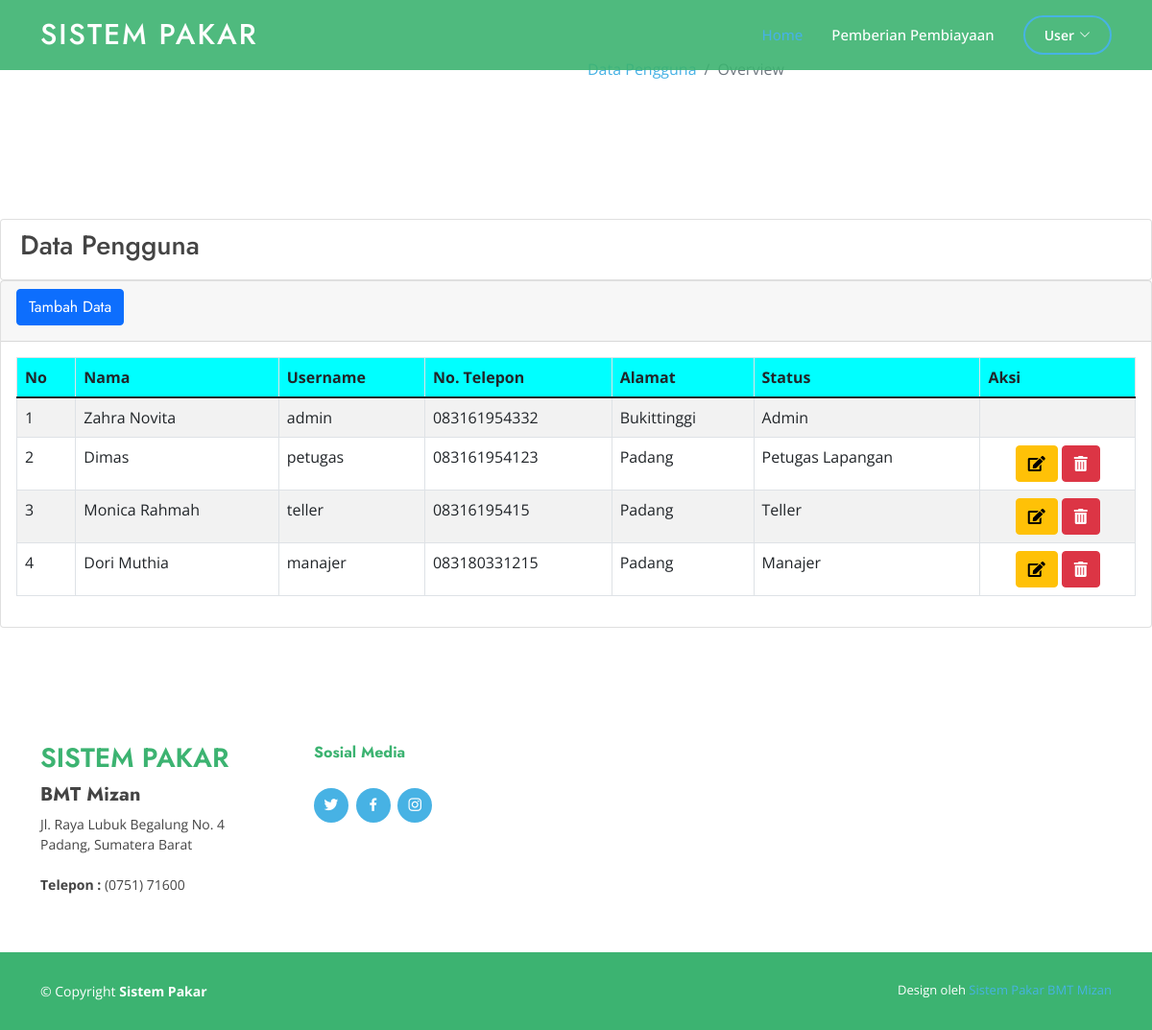
/index.php?page=pages/akun/viewakun (signed in), run on the app's committed database.
### tables this page shows
CREATE TABLE `tb_user` (
  `id_user` int(11) NOT NULL,
  `nik_username` varchar(20) NOT NULL,
  `password` varchar(255) NOT NULL,
  `status` varchar(20) NOT NULL
);

CREATE TABLE `tb_detail_user` (
  `id_detail_user` int(11) NOT NULL,
  `nik_username` varchar(20) NOT NULL,
  `nama_lengkap` varchar(100) NOT NULL,
  `alamat` text NOT NULL,
  `no_telepon` varchar(15) NOT NULL
);

### index.php (called while the page is built, shortened)
<?php include('halaman_awal/components/head.php'); ?>
<?php include('halaman_awal/components/header.php'); ?>
<?php include('content.php'); ?>
<?php include('halaman_awal/components/footer.php'); ?>
<?php include('halaman_awal/components/script.php'); ?>

### halaman_backend/pages/akun/viewakun.php (the view, shortened to what this page needs)
<?php
$user = mysqli_query($koneksi, "SELECT * FROM tb_user u LEFT JOIN tb_detail_user du ON u.nik_username=du.nik_username WHERE u.status != 'nasabah' ORDER BY id_user ASC");
?>
<div class="content-wrapper">
    <section class="content-header">
        <div class="container-fluid">
            <div class="row mb-2">
                <div class="col-sm-6">
                </div>
                <div class="col-sm-6">
                    <ol class="breadcrumb float-sm-right">
                        <li class="breadcrumb-item"><a href="?page=pages/akun/viewakun">Data Pengguna</a></li>
                        <li class="breadcrumb-item active">Overview</li>
                    </ol>
                </div>
            </div>
        </div>
    </section>
    <section class="content">
        <div class="row">
            <div class="col-12">
                <div class="card">
                    <h3 style="padding:10px;margin-left:10px">Data Pengguna</h3>
                </div>
                <div class="card">
                    <div class="card-header">
                        <h3 class="card-title"><a href="index.php?page=pages/akun/addakun" class="btn btn-primary">Tambah Data</a></h3>
                    </div>
                    <div class="card-body">
                        <table id="dataTable" class="table table-bordered table-striped table-hover">
                            <thead style="background-color: aqua;">
                                <tr>
                                    <th>No</th>
                                    <th>Nama</th>
                                    <th>Username</th>
                                    <th>No. Telepon</th>
                                    <th>Alamat</th>
                                    <th>Status</th>
                                    <th>Aksi</th>
                                </tr>
                            </thead>
                            <tbody>
                                <?php
                                $no = 1;
                                foreach ($user as $key => $value) : ?>
                                    <tr>
                                        <td><?= $no++ ?></td>
                                        <td><?= $value['nama_lengkap']; ?></td>
                                        <td><?= $value['nik_username']; ?></td>
                                        <td><?= $value['no_telepon']; ?></td>
                                        <td><?= $value['alamat']; ?></td>
                                        <td><?= $value['status']; ?></td>
                                        <td class="text-center">
                                            <?php if ($value['status'] != 'Admin') : ?>
                                                <a href="?page=pages/akun/editakun&id=<?php echo $value['id_user']; ?>" class="btn btn-warning"><i class="fas fa-edit"></i></a>
                                                <a href="?page=pages/akun/deleteakun&id=<?php echo $value['id_user']; ?>" class="btn btn-danger delete-data"><i class="fas fa-trash-alt"></i></a>
                                            <?php endif; ?>
                                        </td>
                                    </tr>
                                <?php endforeach; ?>
                            </tbody>
                        </table>
                    </div>
                </div>
            </div>
        </div>
    </section>
</div>

### assets/assets_user/css/style.css (style rules this page uses)
body { font-family: "Open Sans", sans-serif; color: #444444; }
a { color: #47b2e4; text-decoration: none; }
h1, h2, h3, h4, h5, h6 { font-family: "Jost", sans-serif; }
section { padding: 60px 0; overflow: hidden; }

### data on the page
tb_user: tb_detail_user.nama_lengkap "Zahra Novita", tb_detail_user.nik_username "admin", tb_detail_user.no_telepon "083161954332", tb_detail_user.alamat "Bukittinggi", status "Admin"
tb_user: tb_detail_user.nama_lengkap "Dimas", tb_detail_user.nik_username "petugas", tb_detail_user.no_telepon "083161954123", tb_detail_user.alamat "Padang", status "Petugas Lapangan"
tb_user: tb_detail_user.nama_lengkap "Monica Rahmah", tb_detail_user.nik_username "teller", tb_detail_user.no_telepon "08316195415", tb_detail_user.alamat "Padang", status "Teller"
tb_user: tb_detail_user.nama_lengkap "Dori Muthia", tb_detail_user.nik_username "manajer", tb_detail_user.no_telepon "083180331215", tb_detail_user.alamat "Padang", status "Manajer"
